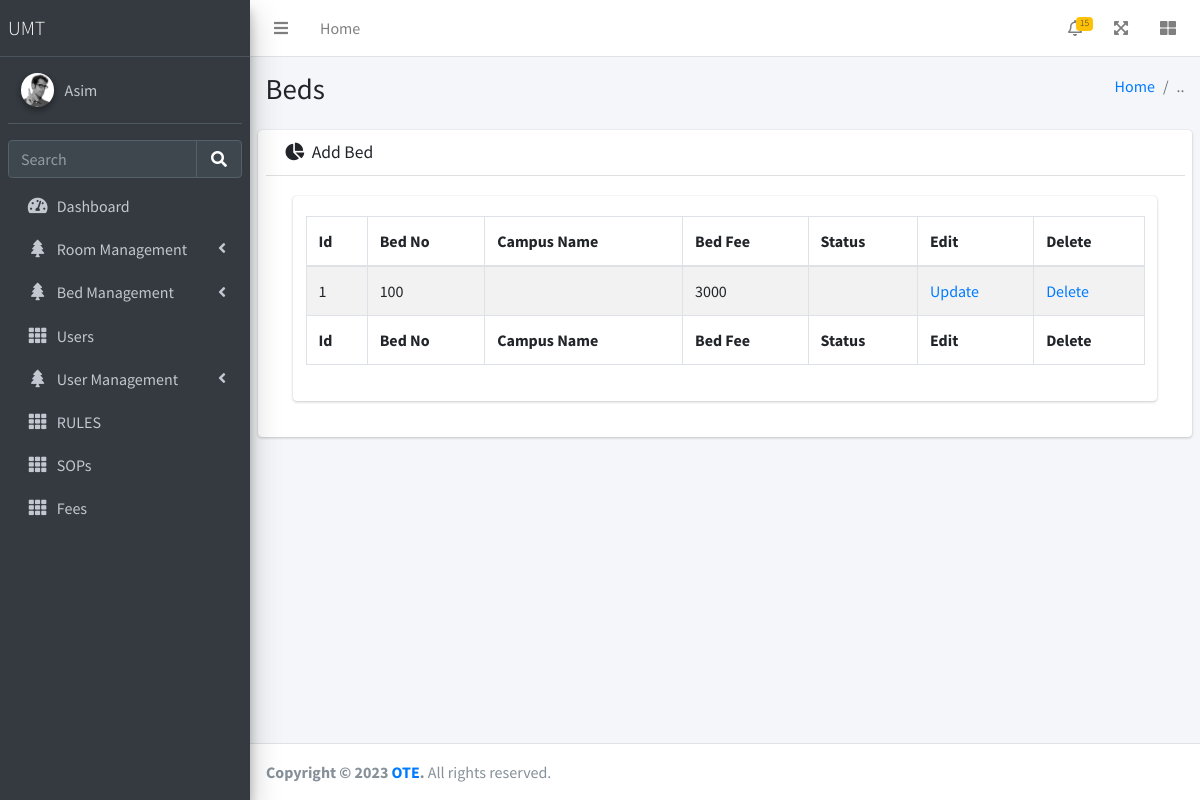
The app's page /bedlist.php with its own data.
### tables this page shows
CREATE TABLE IF NOT EXISTS `beds` (
  `id` int NOT NULL AUTO_INCREMENT,
  `roomid` int NOT NULL,
  `roomno` varchar(120) NOT NULL,
  `studentid` varchar(15) NOT NULL,
  `fee` varchar(20) NOT NULL,
  `type` varchar(10) NOT NULL,
  `internetfee` varchar(10) NOT NULL,
  `stayfrom` date NOT NULL,
  `duration` varchar(20) NOT NULL,
  `contactno` varchar(20) NOT NULL,
  `email` varchar(30) NOT NULL,
  `egycontactno` varchar(20) NOT NULL,
  `guardianName` varchar(50) NOT NULL,
  `guardianRelation` varchar(80) NOT NULL,
  `guardianContactno` varchar(20) NOT NULL,
  `city` varchar(20) NOT NULL,
  `address` varchar(200) NOT NULL,
  `status` varchar(20) NOT NULL,
  PRIMARY KEY (`id`)
);

### bedlist.php (the view, shortened to what this page needs)
<?php
include("./include/header.php");
$allart = "SELECT * FROM `beds`;";
include("./include/lefnave.php");
?> <div class="content-wrapper">
  <div class="content-header">
    <div class="container-fluid">
      <div class="row mb-2">
        <div class="col-sm-6">
          <h1 class="m-0"> Beds</h1>
        </div>
        <div class="col-sm-6">
          <ol class="breadcrumb float-sm-right">
            <li class="breadcrumb-item">
              <a href="#">Home</a>
            </li>
            <li class="breadcrumb-item active">.. </li>
          </ol>
        </div>
      </div>
    </div>
  </div>
  <section class="content">
    <div class="container-fluid">
      <div class="row">
        <div class="card col-lg-12 ">
          <div class="card-header">
            <h3 class="card-title">
              <i class="fas fa-chart-pie mr-1"></i> Add Bed
            </h3>
          </div>
          <div class="card-body">
                </div> <?php
			 $retval=mysqli_query($conn, $allart);
				 ?>
              <div class="col-md-12">
                <div class="card card-warning">
                  <div class="card-body">
                    <form id="bookBedForm">
                      <div class="row">
                       <table id="example1" class="table table-bordered table-striped" style="width: 100%;">
							<thead style="width: 100%;">
							<tr>
							<th>Id</th>
							<th>Bed No</th>
							<th>Campus Name</th>
							<th>Bed Fee</th>
							<th>Status</th>
							<th>Edit</th>
							<th>Delete</th>
							</tr>
							</thead>
							<tbody style="width: 100%;">
							<?php
								 if ($retval->num_rows > 0) {
									 while ($row = mysqli_fetch_assoc($retval)) {
										   $id = $row['id'];
                                            $room_no = $row['roomno'];
											$campus = $row['campus'];
											$fees = $row['fee'];
											$status = $row['status'];
							?>
							<tr>
							<td><?php echo $id;?></td>
							<td><?php echo $room_no;?>
							</td>
							<td><?php echo $campus;?></td>
							<td><?php echo $fees;?></td>
							<td> <?php echo $status;?></td>
							<td>
                    <a href="updatebed.php?id=<?php echo $id;?>" >Update</a>
              </td>
							<td>
                <a href="deletebed.php?id=<?php echo $id;?>">Delete</a>
              </td>
							</tr>
							 <?php
											 }
										 }
							 ?>
							</tbody>
							<tfoot>
							<tr>
							<th>Id</th>
							<th>Bed No</th>
							<th>Campus Name</th>
							<th>Bed Fee</th>
							<th>Status</th>
							<th>Edit</th>
							<th>Delete</th>
							</tr>
							</tfoot>
							</table>
                      </div>
                    </form>
                  </div>
                </div>
              </div>
            </div>
          </div>
        </div>
      </div>
    </div>
</div>
</div> <?php
	include("./include/footer.php");
?>

### records on screen
beds: id "1", roomno "100", fee "3000"
